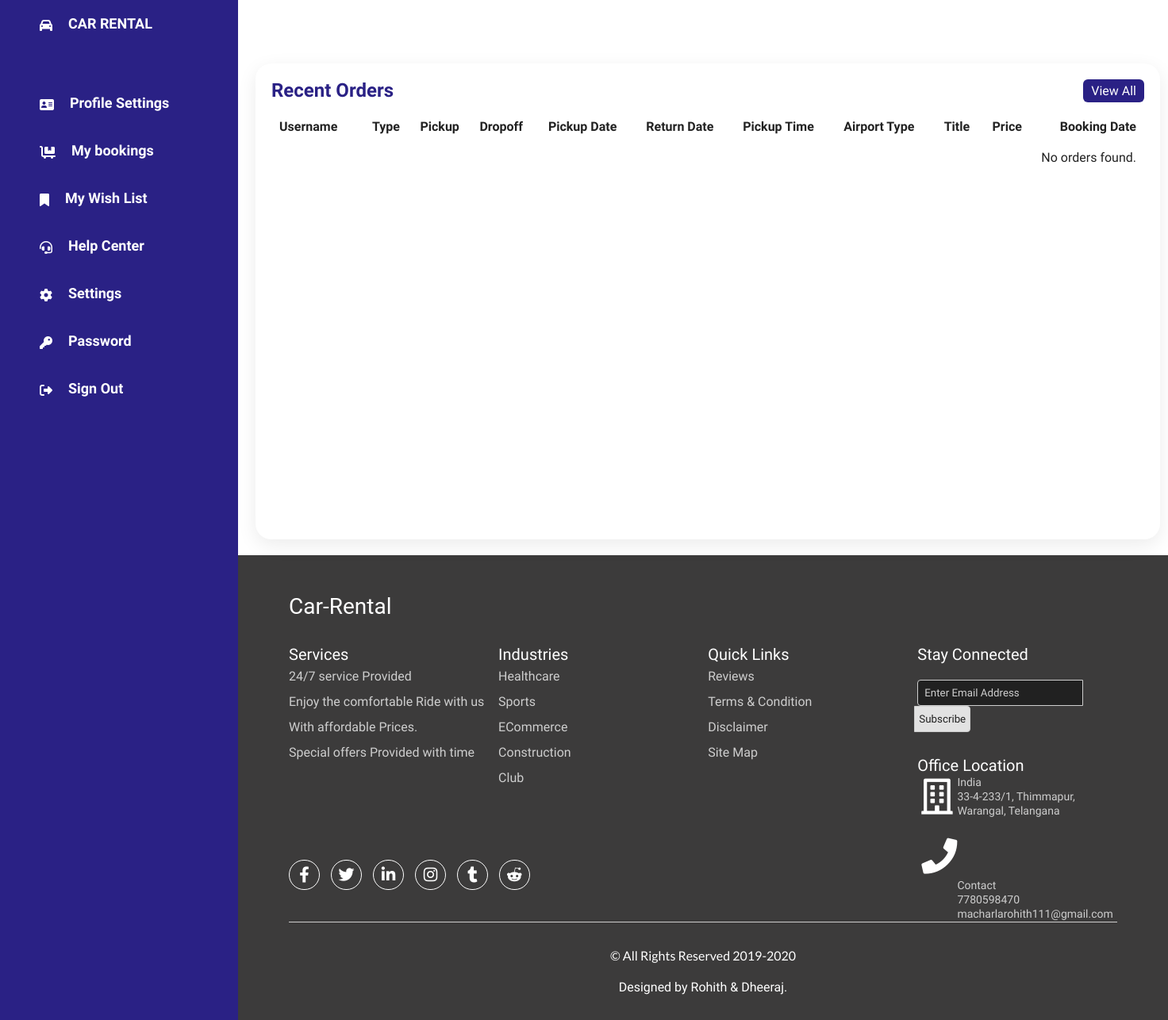
The page /mybookings.php (signed in) on the database as committed earlier.
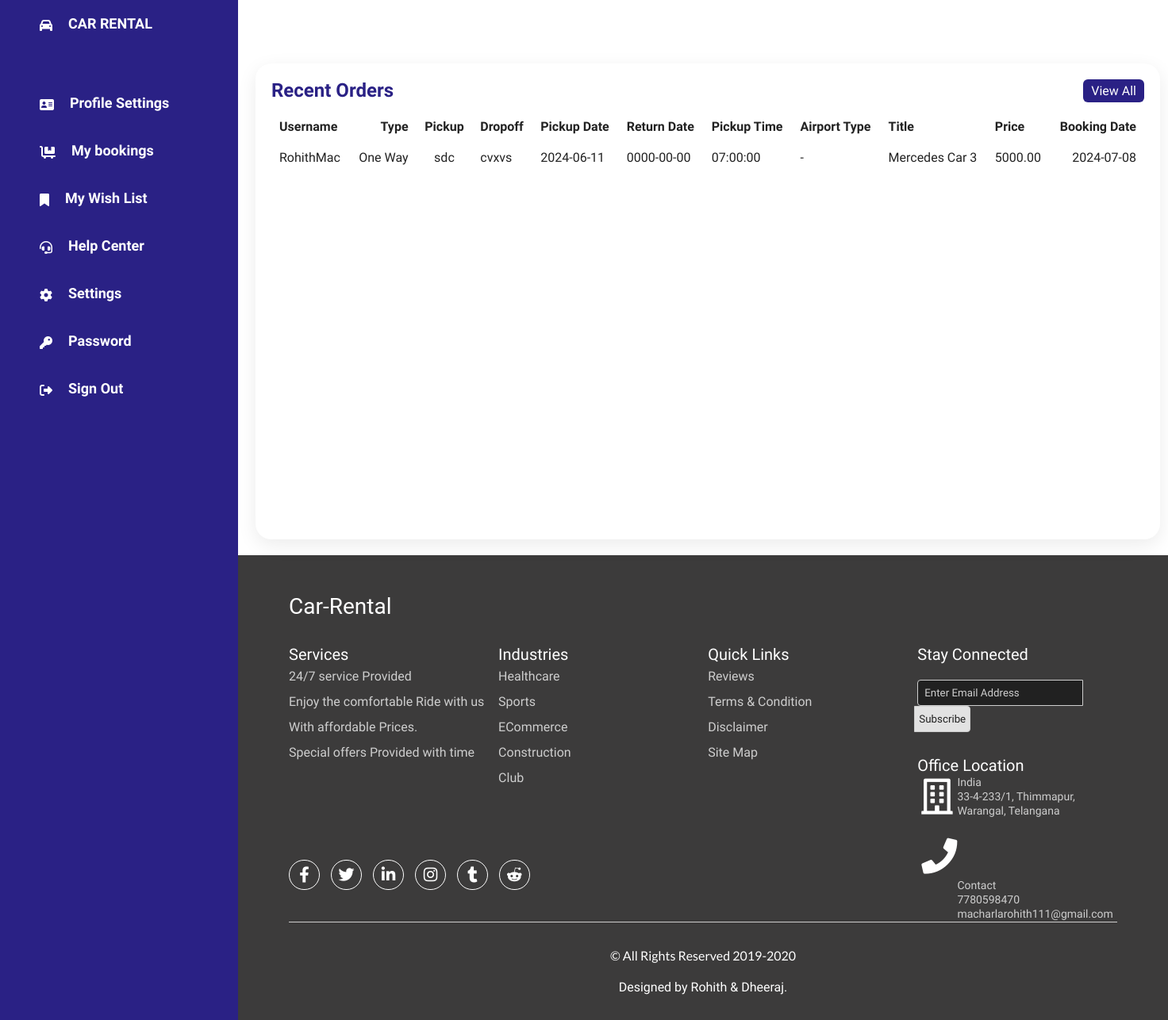
The same page on the database as committed later.
### tables this page shows
CREATE TABLE `bookings` (
  `id` int(11) NOT NULL,
  `booking_type` varchar(50) DEFAULT NULL,
  `pickup` varchar(100) DEFAULT NULL,
  `dropoff` varchar(100) DEFAULT NULL,
  `pickup_date` date DEFAULT NULL,
  `pickup_time` time DEFAULT NULL,
  `return_date` date DEFAULT NULL,
  `airport_type` varchar(255) NOT NULL,
  `UserName` varchar(50) DEFAULT NULL,
  `created_at` date NOT NULL DEFAULT current_timestamp(),
  `created_time` time NOT NULL DEFAULT current_timestamp(),
  `booking_status` varchar(50) NOT NULL DEFAULT 'not_booked',
  `car_details_id` int(11) DEFAULT NULL
);

CREATE TABLE `car_details` (
  `detail_id` int(11) NOT NULL,
  `car_id` int(11) NOT NULL,
  `title` varchar(255) DEFAULT NULL,
  `year` int(11) DEFAULT NULL,
  `price` decimal(10,2) DEFAULT NULL,
  `details` text DEFAULT NULL,
  `images` text DEFAULT NULL,
  `username` varchar(255) NOT NULL,
  `booking_date` date NOT NULL DEFAULT current_timestamp(),
  `no_of_days` int(11) NOT NULL,
  `total_amount` int(11) NOT NULL
);

### mybookings.php (the view, shortened to what this page needs)
<?php
include('config.php');
$username = $_SESSION['username'];
try {
    $stmt = $conn->prepare("
        SELECT
            b.UserName,
            b.booking_type,
            b.pickup,
            b.dropoff,
            b.pickup_date,
            b.return_date,
            b.pickup_time,
            b.airport_type,
            c.title,
            c.price,
            c.booking_date
        FROM bookings b
        JOIN car_details c ON b.car_details_id = c.detail_id
        WHERE b.UserName = :username AND b.booking_status = 'booked'
    ");
    $stmt->bindParam(':username', $username, PDO::PARAM_STR);
    $stmt->execute();
    $orders = $stmt->fetchAll(PDO::FETCH_ASSOC);
} catch (PDOException $e) {
    echo "Error: " . $e->getMessage();
}
?>
<!DOCTYPE html>
<html lang="en">
<head>
    <link rel="stylesheet" href="css/mybookings.css">
</head>
<body>
    <?php include('navigation.php'); ?>
    <div class="details">
        <div class="recentOrders" id="recentOrders">
            <div class="cardHeader">
                <h2>Recent Orders</h2>
                <a href="#" class="btn" id="viewAllBtn">View All</a>
            </div>
            <table>
                <thead>
                    <tr>
                        <td>Username</td>
                        <td>Type</td>
                        <td>Pickup</td>
                        <td>Dropoff</td>
                        <td>Pickup Date</td>
                        <td>Return Date</td>
                        <td>Pickup Time</td>
                        <td>Airport Type</td>
                        <td>Title</td>
                        <td>Price</td>
                        <td>Booking Date</td>
                    </tr>
                </thead>
                <tbody>
                    <?php if (!empty($orders)): ?>
                        <?php foreach ($orders as $index => $order): ?>
                            <tr class="orderRow <?php echo $index >= 10 ? 'hidden' : ''; ?>">
                                <td><?php echo htmlspecialchars($order['UserName']); ?></td>
                                <td><?php echo htmlspecialchars($order['booking_type']); ?></td>
                                <td><?php echo htmlspecialchars($order['pickup']); ?></td>
                                <td><?php echo htmlspecialchars($order['dropoff']); ?></td>
                                <td><?php echo htmlspecialchars($order['pickup_date']); ?></td>
                                <td><?php echo htmlspecialchars($order['return_date']); ?></td>
                                <td><?php echo htmlspecialchars($order['pickup_time']); ?></td>
                                <td><?php echo htmlspecialchars($order['airport_type']) ?: '-'; ?></td>
                                <td><?php echo htmlspecialchars($order['title']); ?></td>
                                <td><?php echo htmlspecialchars($order['price']); ?></td>
                                <td><?php echo htmlspecialchars($order['booking_date']); ?></td>
                            </tr>
                        <?php endforeach; ?>
                    <?php else: ?>
                        <tr>
                            <td colspan="11">No orders found.</td>
                        </tr>
                    <?php endif; ?>
                </tbody>
            </table>
        </div>
    </div>
    <?php include('footer.php'); ?>
</body>
</html>

### navigation.php (shortened to what this page needs)
<!DOCTYPE html>
<html lang="en">
<head>
    <link rel="stylesheet" href="css/navigation.css">
</head>
<body>
    <div class="container">
        <div class="navigation">
            <ul>
                <li>
                    <a href="home.php">
                        <span class="icon">
                            <i class="fa-solid fa-car"></i>
                        </span>
                        <span class="title">CAR RENTAL</span>
                    </a>
                </li>
                <li>
                    <a href="profilesettings.php">
                        <span class="icon">
                            <i class="fa-solid fa-address-card"></i>
                        </span>
                        <span class="title">Profile Settings</span>
                    </a>
                </li>
                <li>
                    <a href="mybookings.php">
                        <span class="icon">
                            <i class="fa-solid fa-cart-flatbed"></i>
                        </span>
                        <span class="title">My bookings</span>
                    </a>
                </li>
                <li>
                    <a href="wishlist_page.php">
                        <span class="icon">
                            <i class="fa-solid fa-bookmark"></i>
                        </span>
                        <span class="title">My Wish List</span>
                    </a>
                </li>
                <li>
                    <a href="#">
                        <span class="icon">
                            <i class="fa-solid fa-headset"></i>
                        </span>
                        <span class="title">Help Center</span>
                    </a>
                </li>
                <li>
                    <a href="#">
                        <span class="icon">
                            <i class="fa-solid fa-gear"></i>
                        </span>
                        <span class="title">Settings</span>
                    </a>
                </li>
                <li>
                    <a href="reset_password.php">
                        <span class="icon">
                            <i class="fa-solid fa-key"></i>
                        </span>
                        <span class="title">Password</span>
                    </a>
                </li>
                <li>
                    <a href="logout.php">
                        <span class="icon">
                            <i class="fa-solid fa-right-from-bracket"></i>
                        </span>
                        <span class="title">Sign Out</span>
                    </a>
                </li>
            </ul>
        </div>
        <div class="main">
            <div class="topbar">
                <div class="toggle">
                </div>
            </div>

### footer.php (shortened to what this page needs)
<!DOCTYPE html>
<html lang="en">
<head>
    <link href="https://cdnjs.cloudflare.com/ajax/libs/font-awesome/5.9.0/css/all.css" rel="stylesheet">
    <link rel="stylesheet" href="css/footer.css">
</head>
<body>
    <footer>
       <div>
            <span class="logo">Car-Rental</span>
       </div>
       <div class="row">
            <div class="col-3">
                <div class="link-cat" onclick="footerToggle(this)">
                    <span class="footer-cat">Services</span>
                </div>
                <ul class="footer-cat-links">
                    <li><a href=""><span>24/7 service Provided</span></a></li>
                    <li><a href=""><span>Enjoy the comfortable Ride with us</span></a></li>
                    <li><a href=""><span>With affordable Prices.</span></a></li>
                    <li><a href=""><span>Special offers Provided with time</span></a></li>
                </ul>
            </div>
            <div class="col-3">
                <div class="link-cat" onclick="footerToggle(this)">
                    <span class="footer-cat">Industries</span>
                </div>
                <ul class="footer-cat-links">
                    <li><a href=""><span>Healthcare</span></a></li>
                    <li><a href=""><span>Sports</span></a></li>
                    <li><a href=""><span>ECommerce</span></a></li>
                    <li><a href=""><span>Construction</span></a></li>
                    <li><a href=""><span>Club</span></a></li>
                </ul>
            </div>
            <div class="col-3">
                <div class="link-cat" onclick="footerToggle(this)">
                    <span class="footer-cat">Quick Links</span>
                </div>
                <ul class="footer-cat-links">
                    <li><a href=""><span>Reviews</span></a></li>
                    <li><a href=""><span>Terms & Condition</span></a></li>
                    <li><a href=""><span>Disclaimer</span></a></li>
                    <li><a href=""><span>Site Map</span></a></li>
                </ul>
            </div>
            <div class="col-3" id="newsletter">
                <span>Stay Connected</span>
                <form id="subscribe">
                    <input type="email" id="subscriber-email" placeholder="Enter Email Address"/>
                    <input type="submit" value="Subscribe" id="btn-scribe"/>
                </form>
                <div id="address">
                    <span>Office Location</span>
                    <ul>
                        <li>
                            <i class="far fa-building"></i>
                            <div>India<br/>
                            33-4-233/1, Thimmapur, Warangal, Telangana</div>
                        </li>
                        <li>
                            <i class="fas fa-phone"></i>
                            <div>Contact<br/>
                            7780598470 macharlarohith111@gmail.com</div>
                        </li>
                    </ul>
                </div>
            </div>
            <div class="social-links social-1 col-6">
                <a href=""><i class="fab fa-facebook-f"></i></a>
                <a href=""><i class="fab fa-twitter"></i></a>
                <a href=""><i class="fab fa-linkedin-in"></i></a>
                <a href=""><i class="fab fa-instagram"></i></a>
                <a href=""><i class="fab fa-tumblr"></i></a>
                <a href=""><i class="fab fa-reddit-alien"></i></a>
            </div>
       </div>
       <div id="copyright">
           &copy; All Rights Reserved 2019-2020
       </div>
       <div id="owner">
           <span>
               Designed by Rohith & Dheeraj.
           </span>
       </div>
    </footer>
</body>
</html>

### css/mybookings.css (style rules this page uses)
* { font-family: "Ubuntu", sans-serif; margin: 0; padding: 0; box-sizing: border-box; }
.title { font-size: medium; font-weight: 600; height: 100px; }
:root { --blue: #2a2185; --white: #fff; --gray: #f5f5f5; --black1: #222; --black2: #999; }
body { min-height: 100vh; overflow-x: hidden; }
.container { position: relative; width: 100%; }
.navigation { position: fixed; width: 300px; height: 100%; background: var(--blue); border-left: 10px solid var(--blue); transition: 0.5s; overflow: hidden; }
.navigation ul { position: absolute; top: 0; left: 0; width: 100%; }
.navigation ul li { position: relative; width: 100%; list-style: none; border-top-left-radius: 30px; border-bottom-left-radius: 30px; }
.navigation ul li:nth-child(1) { margin-bottom: 40px; pointer-events: none; }
.navigation ul li a { position: relative; display: block; width: 100%; display: flex; text-decoration: none; color: var(--white); }
.navigation ul li a .icon { position: relative; display: block; padding-left: 40px; min-width: 40px; height: 40px; line-height: 65px; text-align: center; }
.navigation ul li a .title { position: relative; display: block; padding: 0 20px; height: 60px; line-height: 60px; text-align: start; font-size: large; white-space: nowrap; }
.main { position: absolute; width: calc(100% - 300px); left: 300px; min-height: 100vh; background: var(--white); transition: 0.5s; }
.topbar { width: 100%; height: 60px; display: flex; justify-content: space-between; align-items: center; padding: 0 10px; }
.toggle { position: relative; width: 60px; height: 60px; display: flex; justify-content: center; align-items: center; font-size: 2.5rem; cursor: pointer; }
.details { position: relative; width: 100%; padding: 20px; display: grid; grid-template-columns: 2fr 1fr; grid-gap: 30px; }
.details .recentOrders { position: relative; min-height: 600px; background: var(--white); padding: 20px; box-shadow: 0 7px 25px rgba(0, 0, 0, 0.08); border-radius: 20px; margin-left: 2px; }
.details .cardHeader { display: flex; justify-content: space-between; align-items: flex-start; height: 30px;; }
.cardHeader h2 { font-weight: 600; color: var(--blue); }
.cardHeader .btn { position: relative; padding: 5px 10px; background: var(--blue); text-decoration: none; color: var(--white); border-radius: 6px; }
.details table { width: 1100px; border-collapse: collapse; margin-top: 10px; }
.details table thead td { font-weight: 600; }
.details .recentOrders table tr { color: var(--black1); border-bottom: 1px solid rgba(0, 0, 0, 0.1); }
.details .recentOrders table tr:last-child { border-bottom: none; }
.details .recentOrders table tr td { padding: 10px; }
.details .recentOrders table tr td:last-child { text-align: end; }
.details .recentOrders table tr td:nth-child(2) { text-align: end; }
.details .recentOrders table tr td:nth-child(3) { text-align: center; }

### css/navigation.css (style rules this page uses)
* { font-family: "Ubuntu", sans-serif; margin: 0; padding: 0; }
.title { font-size: medium; font-weight: 600; height: 100px; }
:root { --blue: #2a2185; --white: #fff; --gray: #f5f5f5; --black1: #222; --black2: #999; }
body { min-height: 100vh; overflow-x: hidden; }
.container { position: relative; width: 100%; }
.navigation { position: fixed; width: 300px; height: 100%; background: var(--blue); border-left: 10px solid var(--blue); transition: 0.5s; overflow: hidden; }
.navigation ul { position: absolute; top: 0; left: 0; width: 100%; }
.navigation ul li { position: relative; width: 100%; list-style: none; border-top-left-radius: 30px; border-bottom-left-radius: 30px; }
.navigation ul li:nth-child(1) { margin-bottom: 40px; pointer-events: none; }
.navigation ul li a { position: relative; display: block; width: 100%; display: flex; text-decoration: none; color: var(--white); }
.navigation ul li a .icon { position: relative; display: block; padding-left: 40px; min-width: 40px; height: 40px; line-height: 65px; text-align: center; }
.navigation ul li a .title { position: relative; display: block; padding: 0 20px; height: 60px; line-height: 60px; text-align: start; font-size: large; white-space: nowrap; }

Rows that differ between the two databases and show on the page:
added bookings: UserName "RohithMac", booking_type "One Way", pickup "sdc", dropoff "cvxvs", pickup_date "2024-06-11", return_date "0000-00-00", pickup_time "07:00:00", airport_type "-", car_details.title "Mercedes Car 3", car_details.price "5000.00", car_details.booking_date "2024-07-08"
Other text that changed with them:
text no longer shown: "No orders found."
